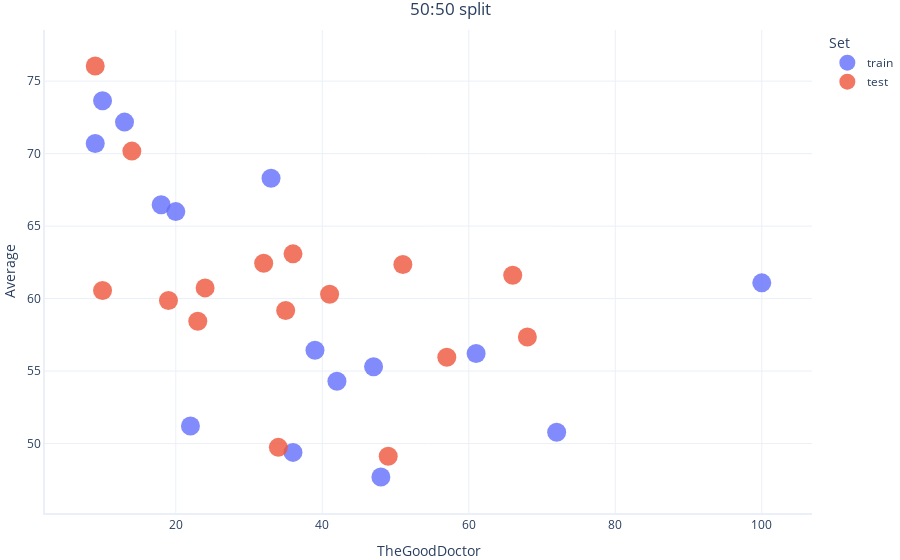
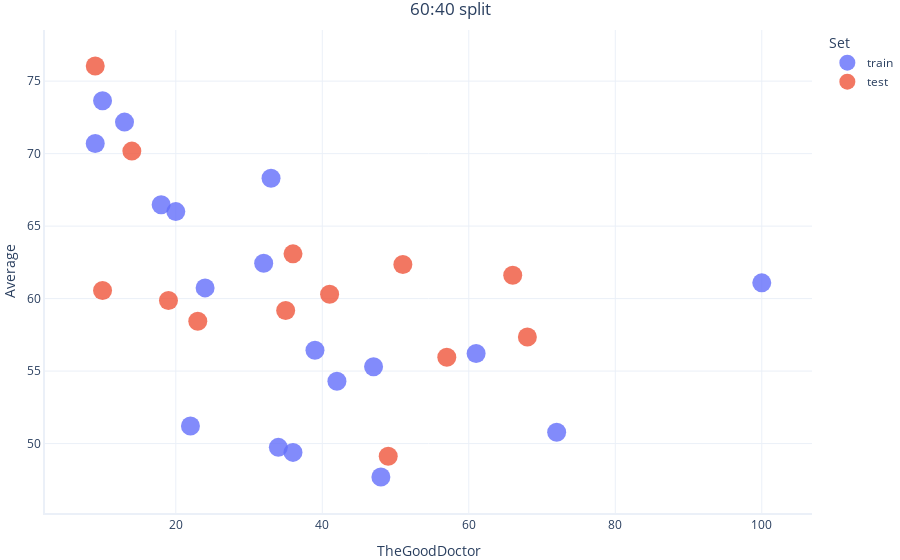
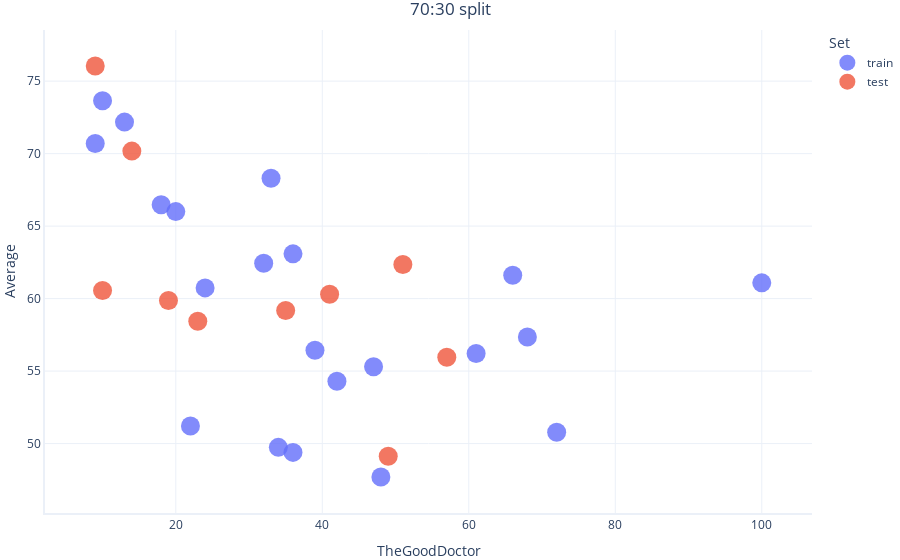
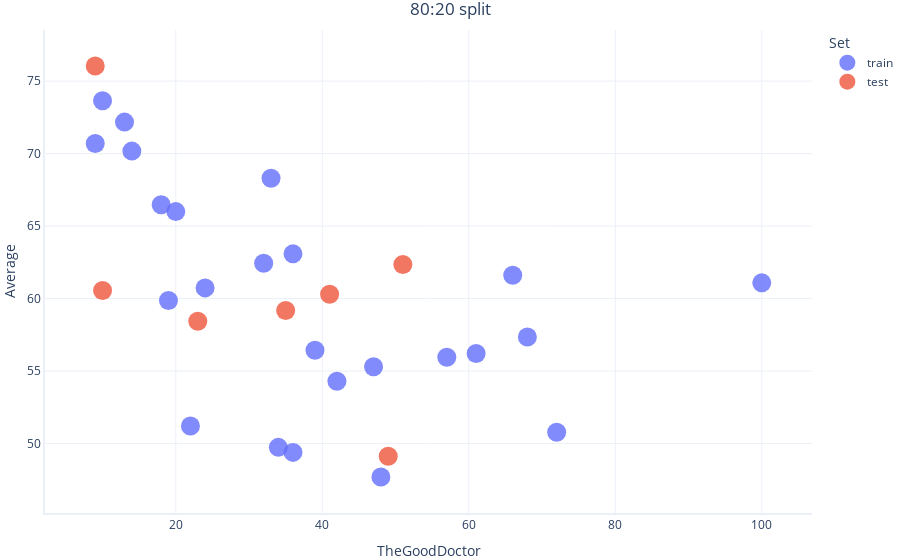

The notebook cell saved with these charts, in order:
### Code cell
# Split Dataset using different ratios 50:50, 60:40, 70:30, 80:20
train_5050, test_5050 = train_test_split(data, test_size=0.5, random_state=42)
train_6040, test_6040 = train_test_split(data, test_size=0.4, random_state=42)
train_7030, test_7030 = train_test_split(data, test_size=0.3, random_state=42)
train_8020, test_8020 = train_test_split(data, test_size=0.2, random_state=42)

# Add a column to each set to identify if a datapoint belongs to "train" or "test"
train_5050, test_5050 = train_5050.assign(Set="train"), test_5050.assign(Set="test")
train_6040, test_6040 = train_6040.assign(Set="train"), test_6040.assign(Set="test")
train_7030, test_7030 = train_7030.assign(Set="train"), test_7030.assign(Set="test")
train_8020, test_8020 = train_8020.assign(Set="train"), test_8020.assign(Set="test")

# Concatenate the "train" and "test" sets for each split so we can plot them on the same chart
df_5050 = pd.concat([train_5050, test_5050], axis=0)
df_6040 = pd.concat([train_6040, test_6040], axis=0)
df_7030 = pd.concat([train_7030, test_7030], axis=0)
df_8020 = pd.concat([train_8020, test_8020], axis=0)

# Plot each distribution for comparison
graphing.scatter_2D(df_5050, "TheGoodDoctor", "Average", title="50:50 split", label_colour="Set", show=True)
graphing.scatter_2D(df_6040, "TheGoodDoctor", "Average", title="60:40 split", label_colour="Set", show=True)
graphing.scatter_2D(df_7030, "TheGoodDoctor", "Average", title="70:30 split", label_colour="Set", show=True)
graphing.scatter_2D(df_8020, "TheGoodDoctor", "Average", title="80:20 split", label_colour="Set")

### Figure 1 — Plotly figure (JSON) as saved in the notebook; plotly's stock layout.template omitted (floating-point values rounded to 4 significant figures)
{"data": [{"hovertemplate": "Set=train<br>TheGoodDoctor=%{x}<br>Average=%{y}<extra></extra>", "legendgroup": "train", "marker": {"color": "#636efa", "size": 19, "symbol": "circle"}, "mode": "markers", "name": "train", "orientation": "v", "showlegend": true, "type": "scatter", "x": [100, 61, 13, 48, 33, 20, 39, 9, 18, 36, 47, 72, 10, 22, 42], "xaxis": "x", "y": [61.09, 56.22, 72.17, 47.7, 68.3, 66, 56.43, 70.7, 66.48, 49.39, 55.3, 50.78, 73.65, 51.22, 54.3], "yaxis": "y"}, {"hovertemplate": "Set=test<br>TheGoodDoctor=%{x}<br>Average=%{y}<extra></extra>", "legendgroup": "test", "marker": {"color": "#EF553B", "size": 19, "symbol": "circle"}, "mode": "markers", "name": "test", "orientation": "v", "showlegend": true, "type": "scatter", "x": [10, 49, 23, 41, 35, 51, 9, 14, 19, 57, 68, 36, 66, 24, 34, 32], "xaxis": "x", "y": [60.57, 49.13, 58.43, 60.3, 59.17, 62.35, 76.04, 70.17, 59.87, 55.96, 57.35, 63.09, 61.61, 60.74, 49.74, 62.43], "yaxis": "y"}], "layout": {"legend": {"title": {"text": "Set"}, "tracegroupgap": 0}, "title": {"text": "50:50 split"}, "xaxis": {"anchor": "y", "domain": [0, 1], "title": {"text": "TheGoodDoctor"}}, "yaxis": {"anchor": "x", "domain": [0, 1], "title": {"text": "Average"}}}}

### Figure 2 — Plotly figure (JSON) as saved in the notebook; plotly's stock layout.template omitted (floating-point values rounded to 4 significant figures)
{"data": [{"hovertemplate": "Set=train<br>TheGoodDoctor=%{x}<br>Average=%{y}<extra></extra>", "legendgroup": "train", "marker": {"color": "#636efa", "size": 19, "symbol": "circle"}, "mode": "markers", "name": "train", "orientation": "v", "showlegend": true, "type": "scatter", "x": [24, 34, 32, 100, 61, 13, 48, 33, 20, 39, 9, 18, 36, 47, 72, 10, 22, 42], "xaxis": "x", "y": [60.74, 49.74, 62.43, 61.09, 56.22, 72.17, 47.7, 68.3, 66, 56.43, 70.7, 66.48, 49.39, 55.3, 50.78, 73.65, 51.22, 54.3], "yaxis": "y"}, {"hovertemplate": "Set=test<br>TheGoodDoctor=%{x}<br>Average=%{y}<extra></extra>", "legendgroup": "test", "marker": {"color": "#EF553B", "size": 19, "symbol": "circle"}, "mode": "markers", "name": "test", "orientation": "v", "showlegend": true, "type": "scatter", "x": [10, 49, 23, 41, 35, 51, 9, 14, 19, 57, 68, 36, 66], "xaxis": "x", "y": [60.57, 49.13, 58.43, 60.3, 59.17, 62.35, 76.04, 70.17, 59.87, 55.96, 57.35, 63.09, 61.61], "yaxis": "y"}], "layout": {"legend": {"title": {"text": "Set"}, "tracegroupgap": 0}, "title": {"text": "60:40 split"}, "xaxis": {"anchor": "y", "domain": [0, 1], "title": {"text": "TheGoodDoctor"}}, "yaxis": {"anchor": "x", "domain": [0, 1], "title": {"text": "Average"}}}}

### Figure 3 — Plotly figure (JSON) as saved in the notebook; plotly's stock layout.template omitted (floating-point values rounded to 4 significant figures)
{"data": [{"hovertemplate": "Set=train<br>TheGoodDoctor=%{x}<br>Average=%{y}<extra></extra>", "legendgroup": "train", "marker": {"color": "#636efa", "size": 19, "symbol": "circle"}, "mode": "markers", "name": "train", "orientation": "v", "showlegend": true, "type": "scatter", "x": [68, 36, 66, 24, 34, 32, 100, 61, 13, 48, 33, 20, 39, 9, 18, 36, 47, 72, 10, 22, 42], "xaxis": "x", "y": [57.35, 63.09, 61.61, 60.74, 49.74, 62.43, 61.09, 56.22, 72.17, 47.7, 68.3, 66, 56.43, 70.7, 66.48, 49.39, 55.3, 50.78, 73.65, 51.22, 54.3], "yaxis": "y"}, {"hovertemplate": "Set=test<br>TheGoodDoctor=%{x}<br>Average=%{y}<extra></extra>", "legendgroup": "test", "marker": {"color": "#EF553B", "size": 19, "symbol": "circle"}, "mode": "markers", "name": "test", "orientation": "v", "showlegend": true, "type": "scatter", "x": [10, 49, 23, 41, 35, 51, 9, 14, 19, 57], "xaxis": "x", "y": [60.57, 49.13, 58.43, 60.3, 59.17, 62.35, 76.04, 70.17, 59.87, 55.96], "yaxis": "y"}], "layout": {"legend": {"title": {"text": "Set"}, "tracegroupgap": 0}, "title": {"text": "70:30 split"}, "xaxis": {"anchor": "y", "domain": [0, 1], "title": {"text": "TheGoodDoctor"}}, "yaxis": {"anchor": "x", "domain": [0, 1], "title": {"text": "Average"}}}}

### Figure 4 — Plotly figure (JSON) as saved in the notebook; plotly's stock layout.template omitted (floating-point values rounded to 4 significant figures)
{"data": [{"hovertemplate": "Set=train<br>TheGoodDoctor=%{x}<br>Average=%{y}<extra></extra>", "legendgroup": "train", "marker": {"color": "#636efa", "size": 19, "symbol": "circle"}, "mode": "markers", "name": "train", "orientation": "v", "showlegend": true, "type": "scatter", "x": [14, 19, 57, 68, 36, 66, 24, 34, 32, 100, 61, 13, 48, 33, 20, 39, 9, 18, 36, 47, 72, 10, 22, 42], "xaxis": "x", "y": [70.17, 59.87, 55.96, 57.35, 63.09, 61.61, 60.74, 49.74, 62.43, 61.09, 56.22, 72.17, 47.7, 68.3, 66, 56.43, 70.7, 66.48, 49.39, 55.3, 50.78, 73.65, 51.22, 54.3], "yaxis": "y"}, {"hovertemplate": "Set=test<br>TheGoodDoctor=%{x}<br>Average=%{y}<extra></extra>", "legendgroup": "test", "marker": {"color": "#EF553B", "size": 19, "symbol": "circle"}, "mode": "markers", "name": "test", "orientation": "v", "showlegend": true, "type": "scatter", "x": [10, 49, 23, 41, 35, 51, 9], "xaxis": "x", "y": [60.57, 49.13, 58.43, 60.3, 59.17, 62.35, 76.04], "yaxis": "y"}], "layout": {"legend": {"title": {"text": "Set"}, "tracegroupgap": 0}, "title": {"text": "80:20 split"}, "xaxis": {"anchor": "y", "domain": [0, 1], "title": {"text": "TheGoodDoctor"}}, "yaxis": {"anchor": "x", "domain": [0, 1], "title": {"text": "Average"}}}}
